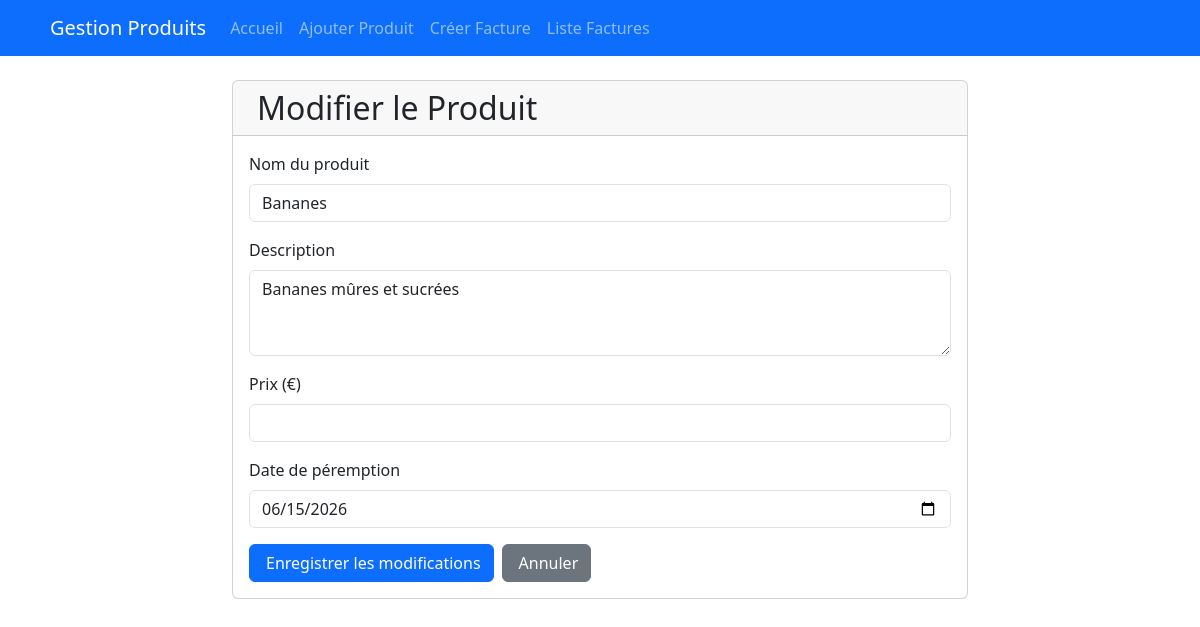
Screenshot of /produit/7/modifier/ with the database file from the repository.
### app_exo/models.py (models this page shows, shortened)
class Produit(models.Model):
    id = models.BigAutoField(auto_created=True, primary_key=True, serialize=False, verbose_name='ID')
    nom = models.CharField(max_length=200)
    description = models.TextField()
    prix = models.DecimalField(max_digits=10, decimal_places=2)
    date_peremption = models.DateField()

### app_exo/views.py (the view, shortened to what this page needs)
# urls.py: path('produit/<int:produit_id>/modifier/', views.modifier_produit, name='modifier_produit'),
def modifier_produit(request, produit_id):
    produit = get_object_or_404(Produit, id=produit_id)
    return render(request, 'modifier_produit.html', {'produit': produit})

### app_exo/templates/modifier_produit.html (shortened to what this page needs)
{% extends 'base.html' %}
{% block content %}
<div class="row">
    <div class="col-md-8 offset-md-2">
        <div class="card">
            <div class="card-header">
                <h2 class="card-title mb-0">
                    Modifier le Produit
                </h2>
            </div>
            <div class="card-body">
                <form method="POST">
                    <div class="mb-3">
                        <label for="nom" class="form-label">Nom du produit</label>
                        <input type="text" class="form-control" id="nom" name="nom" value="{{ produit.nom }}" required>
                    </div>
                    <div class="mb-3">
                        <label for="description" class="form-label">Description</label>
                        <textarea class="form-control" id="description" name="description" rows="3" required>{{ produit.description }}</textarea>
                    </div>
                    <div class="mb-3">
                        <label for="prix" class="form-label">Prix (€)</label>
                        <input type="number" class="form-control" id="prix" name="prix" step="0.01" value="{{ produit.prix }}" required>
                    </div>
                    <div class="mb-3">
                        <label for="date_peremption" class="form-label">Date de péremption</label>
                        <input type="date" class="form-control" id="date_peremption" name="date_peremption" value="{{ produit.date_peremption|date:'Y-m-d' }}" required>
                    </div>
                    <div class="d-flex gap-2">
                        <button type="submit" class="btn btn-primary">
                            Enregistrer les modifications
                        </button>
                        <a href="{% url 'detail_produit' produit.id %}" class="btn btn-secondary">
                            Annuler
                        </a>
                    </div>
                </form>
            </div>
        </div>
    </div>
</div>
{% endblock %}

### rows the page displays
Produit: nom "Bananes", description "Bananes mûres et sucrées", date_peremption "06/15/2026"
